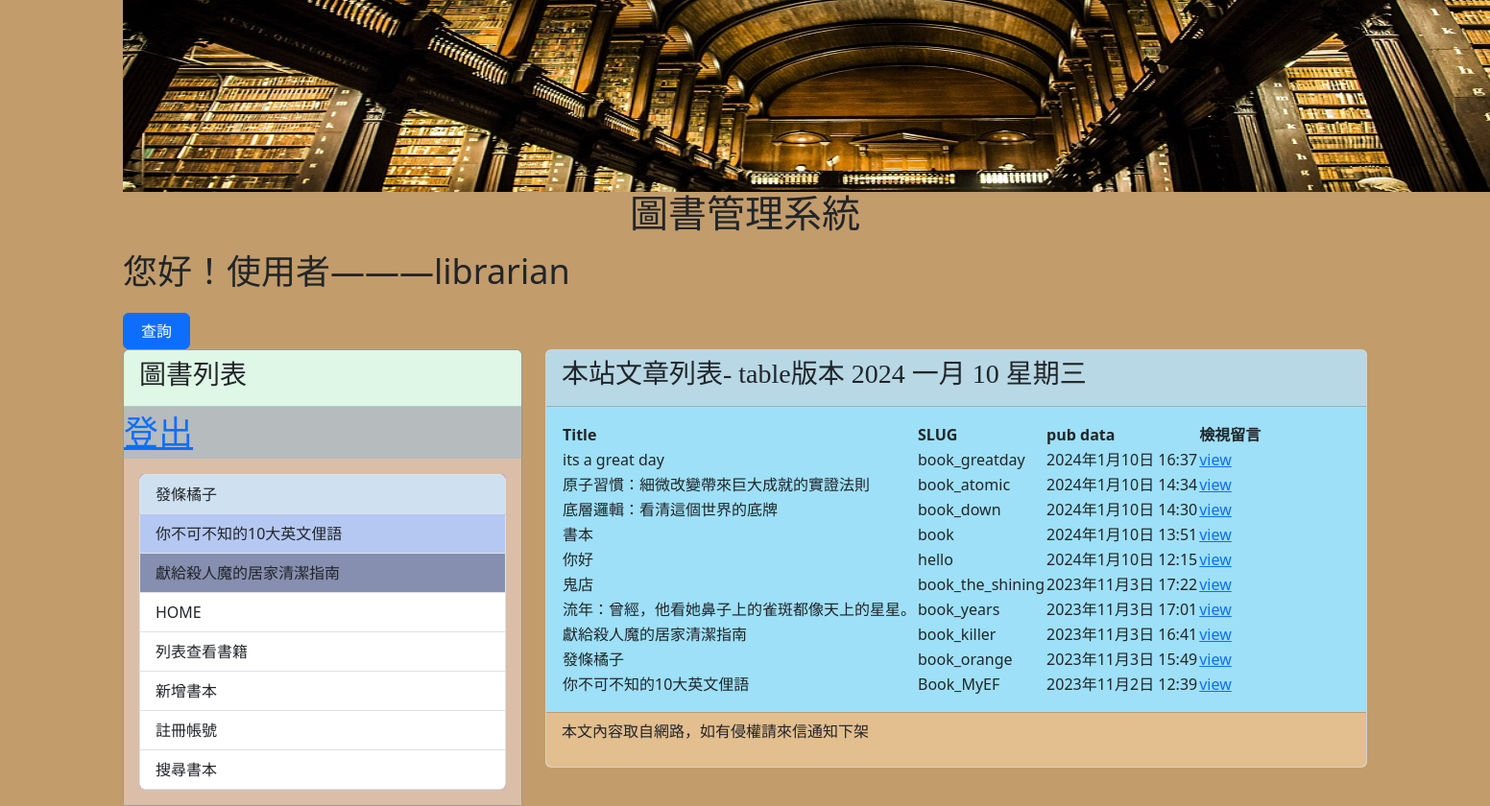
The app's page /post/ (signed in) with its own data.
### mysite/models.py (models this page shows, shortened)
class Post(models.Model):
    title = models.CharField(max_length = 200)
    slug = models.CharField(max_length = 200)
    body = models.TextField()
    category = models.TextField(null=True)
    pub_date = models.DateTimeField(auto_now_add=True)
    class Meta:
        ordering = ('-pub_date', )

### mysite/views.py (the view)
# urls.py: path('post/', mv.show_all_posts, name="show-all-posts"),
def show_all_posts(request):
    posts = Post.objects.all()
    return render(request, 'allposts.html', locals())

### mysite/templates/allposts.html (shortened to what this page needs)
{% extends "base2.html" %}
{% block headmessage %}
<h3 style='font-family:標楷體;'>本站文章列表- table版本</a>
    {% now 'Y M d D' %}
{% endblock headmessage %}
{% block content %}
{% for post in posts %}
{% if forloop.first %}
<table>
    <tr background="#cccccc">
        <th>Title</th>
        <th>SLUG</th>
        <th>pub data</th>
        <th>檢視留言</th>
    </tr>
{% endif %}
    <tr background='{% cycle "#ffccff" "#ccffcc" %}'>
        <td>{{ post.title }}</td>
        <td>{{ post.slug }}</td>
        <td>{{ post.pub_date }}</td>
        <td><a href="{% url 'show-comments' post.id %}">view</a></td>
    </tr>
{% if forloop.last %}
</table>
{% endif %}
{% endfor %}
{% endblock content %}

### templates/base2.html (shortened to what this page needs)
<!DOCTYPE html>
<html lang="en">
<head>
    <link href="https://cdn.jsdelivr.net/npm/bootstrap@5.3.2/dist/css/bootstrap.min.css" rel="stylesheet">
    <link rel="stylesheet" href="https://cdn.jsdelivr.net/npm/bootstrap-icons@1.11.2/font/bootstrap-icons.min.css">
</head>
<body style='background: #c29c6b;'>
    <div class="container">
        {% include 'header.html' %}
        {% if user.is_authenticated %}
            <p style="font-size: 36px;"> 您好！使用者———{{ user.username }} </p>
            <button type="submit" class="btn btn-primary ml-2" style="height: 38px; width:70px;">查詢</button>
        {% endif %}
        <div class="row">
            <div class="col-md-4">
                <div class="card" style='background-color: #B6BBBE'>
                    <div class="card-header" style='background-color:#DFF7E6'>
                        <h3>圖書列表</h3>
                    </div>
                    {% if user.is_authenticated %}
                        <a href="{% url 'logout' %}" style="font-size: 36px;">登出</a>
                    {% else %}
                        <a href="{% url 'login' %}" style="font-size: 36px;">登入</a>
                    {% endif %}
                    <div class="card-body" style='background: #dabea7'>
                        <div class='list-group' style='background-color:#820e8d'>
                            <a href='http://127.0.0.1:8000/post/book_orange/' class='list-group-item' style='background-color:#CFE1F1'>發條橘子</a>
                            <a href='http://127.0.0.1:8000/post/Book_MyEF/' class='list-group-item' style='background-color:#B5C8F2'>你不可不知的10大英文俚語</a>
                            <a href='http://127.0.0.1:8000/post/book_killer/' class='list-group-item' style='background-color:#868FAF'>獻給殺人魔的居家清潔指南</a>
                            <a href="/" class="list-group-item">HOME</a>
                            <a href="{% url 'show-all-posts' %}" class="list-group-item">列表查看書籍</a>
                            <a href="{% url 'post-new' %}" class="list-group-item">新增書本</a>
                            <a href="{% url 'register' %}" class="list-group-item">註冊帳號</a>
                            <a href="{% url 'book_list' %}" class="list-group-item">搜尋書本</a>
                        </div>
                    </div>
                </div>
            </div>
            <div class="col-md-8">
                <div class="card">
                    <div class="card-header" style='background-color:#b8d8e5'>
                        {% block headmessage %}{% endblock %}
                    </div>
                    <div class="card-body" style='background-color:#9ee0f7'>
                        {% block content %} {% endblock %}
                    </div>
                    <div class="card-footer" style='background-color:#e3be8e'>
                        {% include 'footer.html' %}
                    </div>
                </div>
            </div>
        </div>
    </div>
</body>
</html>

### records on screen
Post: title "its a great day", slug "book_greatday", pub_date "2024年1月10日 16:37"
Post: title "原子習慣：細微改變帶來巨大成就的實證法則", slug "book_atomic", pub_date "2024年1月10日 14:34"
Post: title "底層邏輯：看清這個世界的底牌", slug "book_down", pub_date "2024年1月10日 14:30"
Post: title "書本", slug "book", pub_date "2024年1月10日 13:51"
Post: title "你好", slug "hello", pub_date "2024年1月10日 12:15"
Post: title "鬼店", slug "book_the_shining", pub_date "2023年11月3日 17:22"
Post: title "流年：曾經，他看她鼻子上的雀斑都像天上的星星。", slug "book_years", pub_date "2023年11月3日 17:01"
Post: title "獻給殺人魔的居家清潔指南", slug "book_killer", pub_date "2023年11月3日 16:41"
Post: title "發條橘子", slug "book_orange", pub_date "2023年11月3日 15:49"
Post: title "你不可不知的10大英文俚語", slug "Book_MyEF", pub_date "2023年11月2日 12:39"

### other values on screen
{{ user.username }} "librarian"
